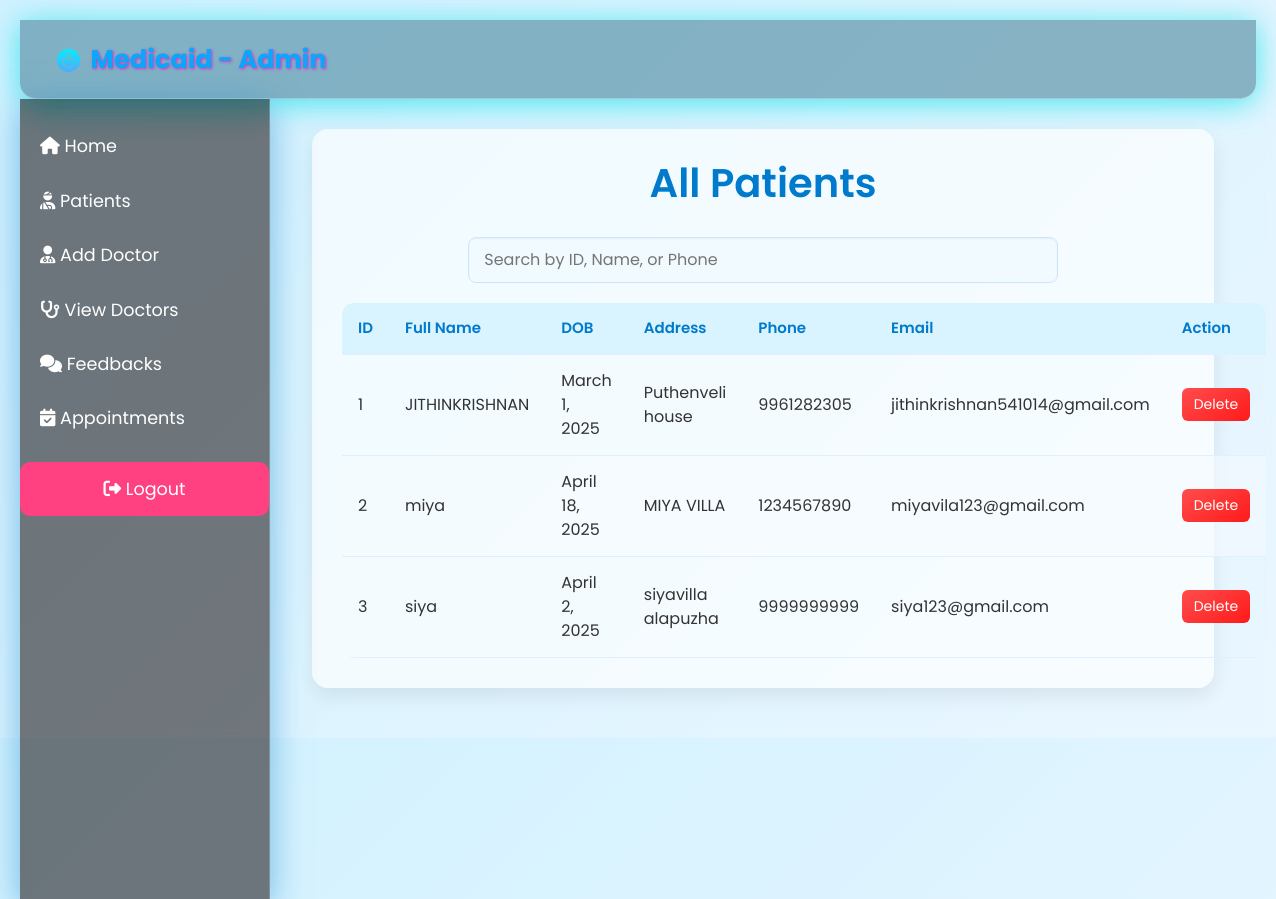
Screenshot of /Patients with the database file from the repository.
### Admin/models.py (models this page shows, shortened)
class Patient(models.Model):
    full_name = models.CharField(max_length=100)
    date_of_birth = models.DateField()
    address = models.TextField()
    phone = models.CharField(max_length=15)
    medical_history = models.TextField(blank=True, null=True)
    email=models.CharField(max_length=80,primary_key=True)
    password=models.CharField(max_length=18)

### Admin/views.py (the view)
# urls.py: path('Patients', v2.Patients, name='Patients'),
@csrf_exempt
def Patients(request):
    D=Patient.objects.all()
    return render(request,"Admin/viewpatients.html",{"ob":D})

### Templates/Admin/viewpatients.html (shortened to what this page needs)
{% extends "Admin/base.html" %}
{% load static %}
{% block content %}
<head>
</head>
<body>
    <div class="container">
        <h1>All Patients</h1>
        <div class="search-container">
            <input type="text" id="searchInput" placeholder="Search by ID, Name, or Phone" onkeyup="searchPatients()">
        </div>
        <table id="patientsTable">
            <thead>
                <tr>
                    <th>ID</th>
                    <th>Full Name</th>
                    <th>DOB</th>
                    <th>Address</th>
                    <th>Phone</th>
                    <th>Email</th>
                    <th>Action</th>
                </tr>
            </thead>
            <tbody>
                {% for patient in ob %}
                <tr>
                    <td>{{ forloop.counter }}</td>
                    <td>{{ patient.full_name }}</td>
                    <td>{{ patient.date_of_birth }}</td>
                    <td>{{ patient.address }}</td>
                    <td>{{ patient.phone }}</td>
                    <td>{{ patient.email }}</td>
                    <td>
                        <form method="POST" action="{% url 'delete_patient' patient.email %}">
                            <button type="submit" class="delete-btn" onclick="return confirm('Are you sure you want to delete this patient?');">Delete</button>
                        </form>
                    </td>
                </tr>
                {% endfor %}
            </tbody>
        </table>
    </div>
</body>
{% endblock content %}

### Templates/Admin/viewpatients.html (style rules this page uses)
body { font-family: 'Poppins', sans-serif; background: linear-gradient(135deg, #d0f1ff, #eaf6ff); margin: 0; padding: 20px; color: #333; }
.container { max-width: 980px; margin: 0 auto; padding: 30px; background: rgba(255, 255, 255, 0.65); backdrop-filter: blur(12px); border-radius: 16px; box-shadow: 0 8px 20px rgba(0, 0, 0, 0.08); }
h1 { text-align: center; color: #007acc; margin-bottom: 30px; font-weight: 600; }
.search-container { text-align: center; margin-bottom: 20px; }
input[type="text"] { padding: 10px 15px; width: 70%; border: 1px solid #cce5ff; border-radius: 8px; background-color: #f0faff; box-shadow: inset 0 1px 2px rgba(0, 0, 0, 0.05); transition: 0.3s ease; }
table { width: 100%; border-collapse: collapse; margin-top: 20px; border-radius: 12px; overflow: hidden; }
th, td { padding: 14px 16px; text-align: left; border-bottom: 1px solid #e0f0ff; }
th { background-color: #d9f3ff; color: #007acc; font-weight: 600; font-size: 15px; }
tr:nth-child(even) { background-color: rgba(245, 251, 255, 0.6); }
.delete-btn { background: linear-gradient(145deg, #ff4d4d, #ff1a1a); color: white; border: none; padding: 6px 12px; border-radius: 6px; font-size: 14px; transition: 0.3s ease; }

### rows the page displays
Patient: full_name "JITHINKRISHNAN", date_of_birth "March 1, 2025", address "Puthenveli house", phone "9961282305", email "jithinkrishnan541014@gmail.com"
Patient: full_name "miya", date_of_birth "April 18, 2025", address "MIYA VILLA", phone "1234567890", email "miyavila123@gmail.com"
Patient: full_name "siya", date_of_birth "April 2, 2025", address "siyavilla alapuzha", phone "9999999999", email "siya123@gmail.com"
